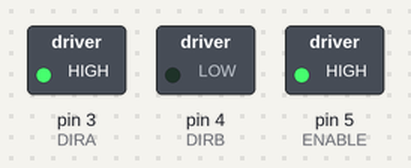
The sketch below on a simulated Arduino Uno, built with avr-gcc and run on an emulated ATmega328P. Parts: switched loads named in the sketch (green lamp = pin HIGH).

Above: at 0.1 s.
At 5.1 s:
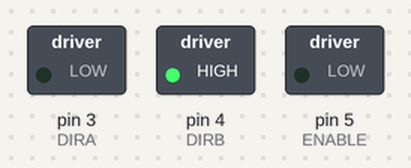
At 11.1 s:
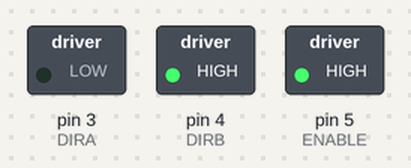
At 20.1 s:
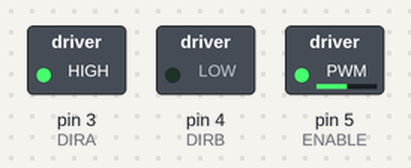
At 26.1 s:
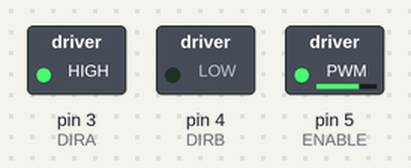
At 30.1 s:
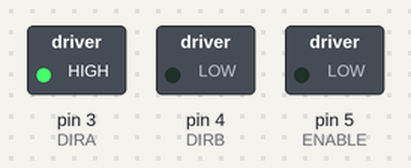
Timing chart, 0 to 31.6 s (numbered marks = the images above):
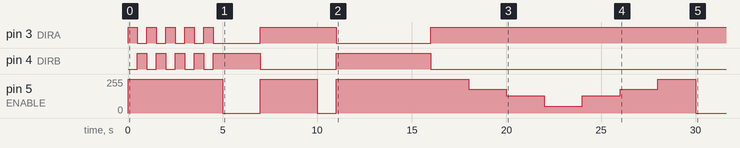

Measured:
- by itself, pin 3 (DIRA): goes 4 × (HIGH 0.50 s, LOW 0.50 s), HIGH 0.50 s, LOW 2.5 s, HIGH 4.0 s, LOW 5.0 s, then HIGH
- by itself, pin 4 (DIRB): goes 4 × (HIGH 0.50 s, LOW 0.50 s), HIGH 2.5 s, LOW 4.0 s, HIGH 5.0 s, then LOW
- by itself, pin 5 (ENABLE): 0/255 → 255/255 at 0.00 s, → 0/255 5.0 s later, → 255/255 2.0 s later, → 0/255 3.0 s later, … (12 changes in this stretch)

The sketch:

Lesson_21_DC_Motors.ino
```cpp
#define ENABLE 5
#define DIRA 3
#define DIRB 4

int i;

void setup() {
  // Set the pin direction:
  pinMode(ENABLE, OUTPUT);
  pinMode(DIRA, OUTPUT);
  pinMode(DIRB, OUTPUT);
}

void loop() {
  // Example of back and forth:
  Serial.println("One way, then reverse");
  digitalWrite(ENABLE, HIGH); // Enable ON
  for (i=0; i<5; i++) {
    digitalWrite(DIRA, HIGH); // One way
    digitalWrite(DIRB, LOW);
    delay(500);
    digitalWrite(DIRA, LOW);
    digitalWrite(DIRB, HIGH);
    delay(500);
  }
  digitalWrite(ENABLE, LOW); // Disable
  delay(2000);

  Serial.println("Fast and Slow Example:");
  // Example of Fast/Slow Stop
  digitalWrite(ENABLE, HIGH);
  digitalWrite(DIRA, HIGH);
  digitalWrite(DIRB, LOW);
  delay(3000);
  digitalWrite(ENABLE, LOW); // Slow Stop
  delay(1000);
  digitalWrite(ENABLE, HIGH);
  digitalWrite(DIRA, LOW);
  digitalWrite(DIRB, HIGH);
  delay(3000);
  digitalWrite(DIRA, LOW); // Fast Stop
  delay(2000);

  Serial.println("PWM full then slow");
  // PWM Example, Full Speed Then Slow
  analogWrite(ENABLE, 255); // Enable ON
  digitalWrite(DIRA,HIGH); //one way
  digitalWrite(DIRB,LOW);
  delay(2000);
  analogWrite(ENABLE,180); //half speed
  delay(2000);
  analogWrite(ENABLE,128); //half speed
  delay(2000);
  analogWrite(ENABLE,50); //half speed
  delay(2000);
  analogWrite(ENABLE,128); //half speed
  delay(2000);
  analogWrite(ENABLE,180); //half speed
  delay(2000);
  analogWrite(ENABLE,255); //half speed
  delay(2000);
  digitalWrite(ENABLE,LOW); //all done
  delay(10000);
}
```
